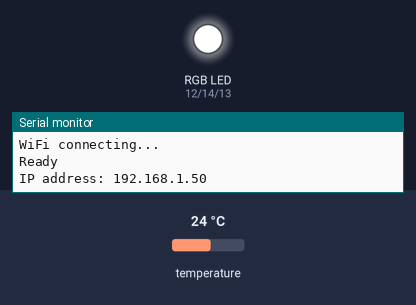
Simulated run of this sketch. Board: ESP8266 (NodeMCU). Shown: an RGB LED mixed from three pins (HIGH = lit), the last lines printed to the serial monitor. The test bench sets the inputs (shaded band); at power-on: temperature 24 °C. Network time is answered at once with the bench clock; the local clock reads 2024-03-15 10:24:30 at power-on unless the sketch sets it.

Above: at 1.9 s.
At 18.34 s:
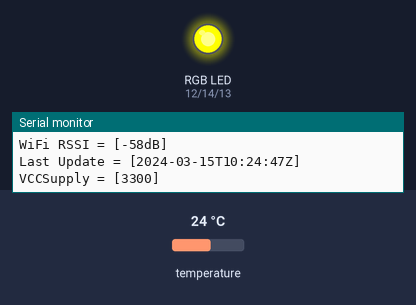
Timing chart, 0 to 22.2 s (numbered marks = the images above):
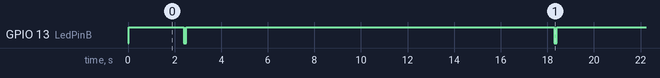

Measured:
- by itself, GPIO 13 (LedPinB): alternates HIGH for 15.8 s and LOW for 0.10 s

The sketch:

IOT_Home_Temperature_103.ino
```cpp
/*
* PROGRAM :        IOT_Home_Temperature
*
* DESCRIPTION :
*       Temperature monitor
*
* NOTES :
*       DS18B20 ..................[100]
*       LED RGB diagnostics.......[100]
*       Thinger.io................[100]
*       OTA.......................[100]
*       UDP time..................[101]
*       VCC monitoring ...........[104]
*
* HARDWARE:
*       DS18B20 ......... D1/20/GPIO5/SCL
*       LED Green ....... D5/5/GPIO14/HSCLK
*       LED Red ......... D6/6/GPIO12/HMISO
*       LED Blue ........ D7/7/GPIO13/CTS0/HMOSI
*
* AUTHOR :    Flávio Puhl        START DATE :    Dez20
*
* Description :
* Temperature measured using DS18B20;
* LED RGB gives diagnostic
* Data is saved in Thinger.io (url)
* UDP time from web to show last update
*
* Changes
* [102] - Bug fix and cleanup
*
* Links
* OneWire Library: https://github.com/PaulStoffregen/OneWire
* DallasTemperature Library: https://github.com/milesburton/Arduino-Temperature-Control-Library
*/

/************************************************************************
* Libraries
************************************************************************/

#include <OneWire.h>            // DS18B20
#include <DallasTemperature.h>  // Including the library of DS18B20
//  WiFi
#include <ESP8266WiFi.h>        //Wifi
//  THINGER.IO
#include <ThingerESP8266.h>     //Thinger
//  OTA
#include <ESP8266mDNS.h>        //OTA
#include <WiFiUdp.h>            //OTA
#include <ArduinoOTA.h>         //OTA
#include <NTPClient.h>          //NTP

/************************************************************************
* Define pinout and constants
************************************************************************/

OneWire oneWire(5);     // DS18B20 on nodemcu D1
DallasTemperature DS18B20(&oneWire);

int LedPinG = 14;        //D5 Green
int LedPinR = 12;        //D6 Red
int LedPinB = 13;        //D7 Blue

int redeRSSI = 99;

const long utcOffsetInSeconds = -10800; //Timezone
String formattedDate = "default";

ADC_MODE(ADC_VCC);      //Battery monitoring
int VCCSupply;

/************************************************************************
* Thinger.io connection parameters
************************************************************************/
#define user "fpuhl"
#define device_Id "Node"
#define device_credentials "Hu$tZIOuj56r"
ThingerESP8266 thing(user, device_Id, device_credentials);

/************************************************************************
* WiFi connection parameters and constants
************************************************************************/
const char WiFi_ssid[]="CasaDoTheodoro";      //WiFi SSID
const char WiFi_password[]="09012011";        //WiFi password

/************************************************************************
* Define NTP client to get time
************************************************************************/
WiFiUDP ntpUDP;
//NTPClient timeClient(ntpUDP, "pool.ntp.org", utcOffsetInSeconds);
NTPClient timeClient(ntpUDP, "br.pool.ntp.org", utcOffsetInSeconds);

void setup() {

/************************************************************************
* Initialize functions
************************************************************************/

    Serial.begin(9600);
      Serial.println("Serial communication @ 9600bpps");
      Serial.println("Software version: 102");
    DS18B20.begin();
      Serial.println("DS18B20 started");
    timeClient.begin();
      Serial.println("timeClient UDP started");

    pinMode(LedPinR, OUTPUT);
    pinMode(LedPinG, OUTPUT);
    pinMode(LedPinB, OUTPUT);

    digitalWrite(LedPinR, HIGH);
    digitalWrite(LedPinG, HIGH);
    digitalWrite(LedPinB, HIGH);

/************************************************************************
* Setup WiFi
************************************************************************/
    Serial.println("WiFi connecting...");
    WiFi.mode(WIFI_STA);
    thing.add_wifi(WiFi_ssid, WiFi_password);
      while (WiFi.waitForConnectResult() != WL_CONNECTED) {
      digitalWrite(LedPinR, LOW);
      Serial.println("Connection Failed! Rebooting...");
      delay(3000);
      ESP.restart();}

/************************************************************************
* OTA Functions - do not remove
************************************************************************/
    ArduinoOTA.onStart([]() {
    digitalWrite(LedPinG, LOW);
    Serial.println("Start");
  });
  ArduinoOTA.onEnd([]() {
    Serial.println("\nEnd");
  });
  ArduinoOTA.onProgress([](unsigned int progress, unsigned int total) {
    Serial.printf("Progress: %u%%\r", (progress / (total / 100)));
  });
  ArduinoOTA.onError([](ota_error_t error) {
    digitalWrite(LedPinR, LOW);
    Serial.printf("Error[%u]: ", error);
    if (error == OTA_AUTH_ERROR) Serial.println("Auth Failed");
    else if (error == OTA_BEGIN_ERROR) Serial.println("Begin Failed");
    else if (error == OTA_CONNECT_ERROR) Serial.println("Connect Failed");
    else if (error == OTA_RECEIVE_ERROR) Serial.println("Receive Failed");
    else if (error == OTA_END_ERROR) Serial.println("End Failed");
  });
  ArduinoOTA.begin();
  digitalWrite(LedPinG, HIGH);
  Serial.println("Ready");
  Serial.print("IP address: ");
  Serial.println(WiFi.localIP());


/************************************************************************
* Data Acquisition
************************************************************************/


/************************************************************************
* Thinger definitions
************************************************************************/

  thing["data"] >> [](pson& out){
    // Add the values and the corresponding code
    out["t_DS18B20_Celsius"] = DS18B20.getTempCByIndex(0);
    out["r_RSSI_dB"] = WiFi.RSSI();
    out["lastUpdate"] = timeClient.getFormattedDate();
    out["VCC_Supply"] = ESP.getVcc();
  };

} //End setup

void loop() {
/************************************************************************
* Get Date&Time
************************************************************************/
timeClient.update();

String formattedDate = timeClient.getFormattedDate(); //2020-03-27T15:09:40Z

/************************************************************************
* Data Acquisition
************************************************************************/
  DS18B20.requestTemperatures();
  redeRSSI = WiFi.RSSI();
  VCCSupply = ESP.getVcc();   // output the battery value

/************************************************************************
* Serial Debugg
************************************************************************/

    Serial.print("DS18B20 temperatura = [");
      Serial.print(DS18B20.getTempCByIndex(0));
        Serial.print("C]");
    Serial.println("");
    Serial.print("WiFi RSSI = [");
      Serial.print(redeRSSI);
        Serial.print("dB]");
    Serial.println("");
        Serial.print("Last Update = [");
      Serial.print(formattedDate);
        Serial.print("]");
    Serial.println("");
        Serial.print("VCCSupply = [");
      Serial.print(VCCSupply);
        Serial.print("]");
    Serial.println("");
    Serial.println("");

/************************************************************************
* OTA & Thinger handles - do not remove
************************************************************************/
 ArduinoOTA.handle();
 thing.handle();


/************************************************************************
* Loop time
************************************************************************/
  digitalWrite(LedPinR, HIGH);
  digitalWrite(LedPinB, LOW);
   delay(100);
  digitalWrite(LedPinB, HIGH);
   delay(15000);

}
```
